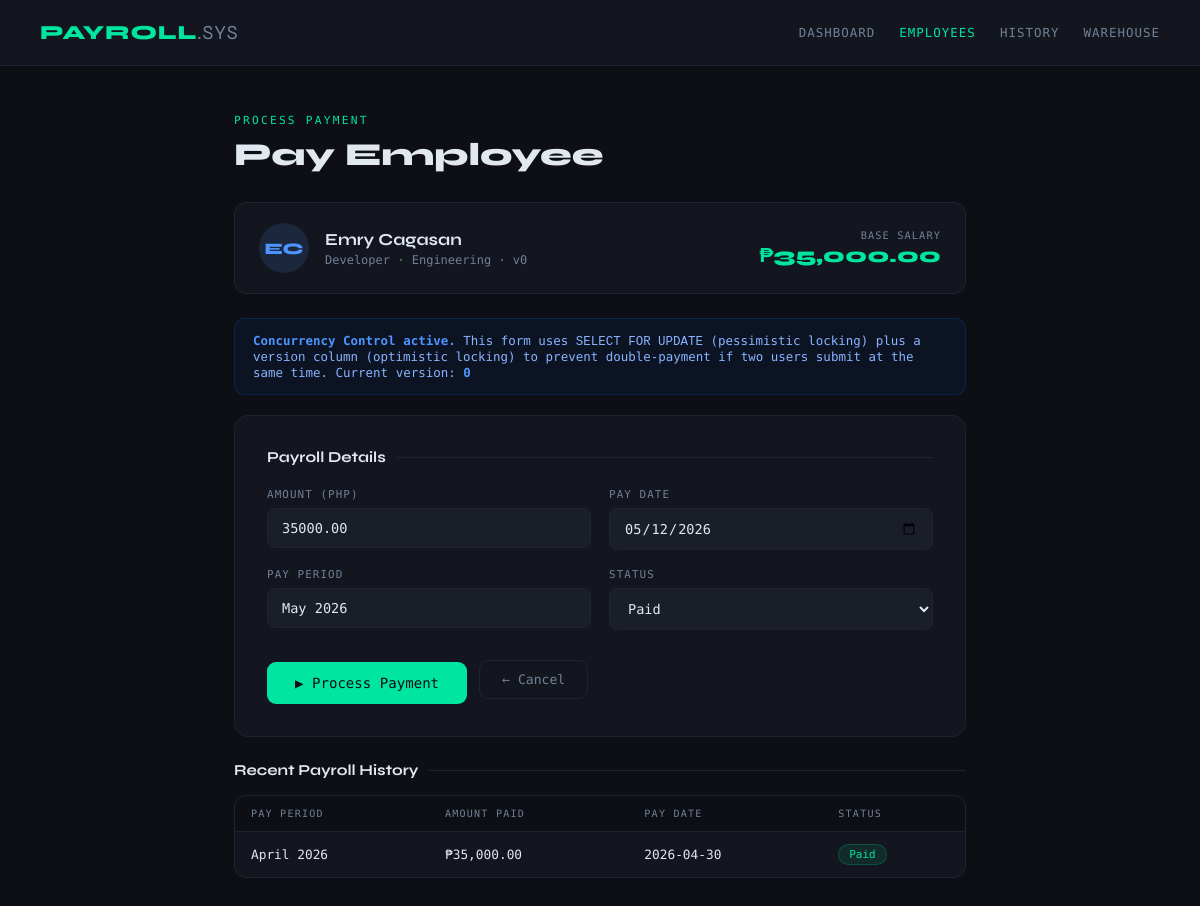
Before: /employees/pay.php?id=1 with the older database file.
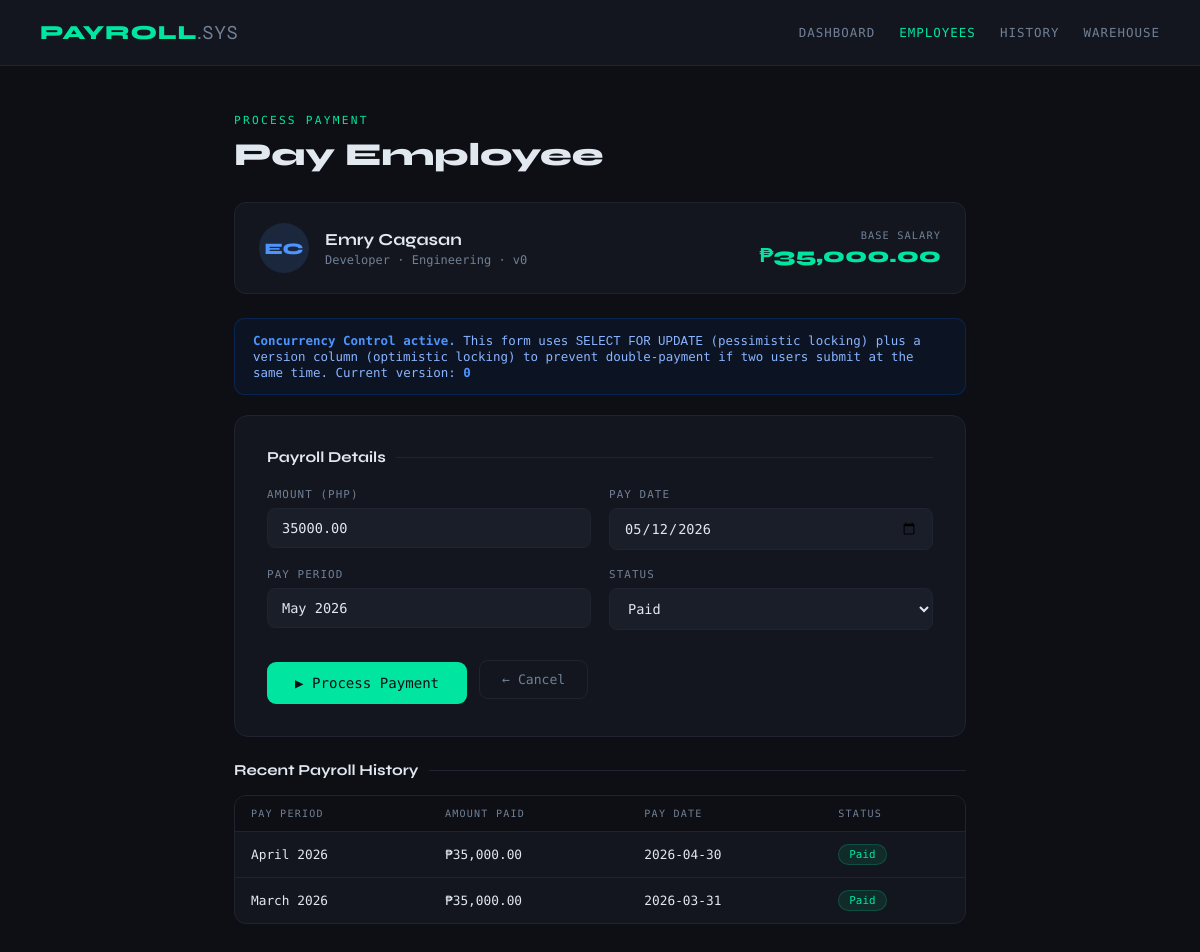
After: the same page with the newer database file.
### tables this page shows
CREATE TABLE IF NOT EXISTS payroll (
    payroll_id  INT            NOT NULL AUTO_INCREMENT,
    employee_id INT            NOT NULL,
    amount_paid DECIMAL(10,2)  NOT NULL,
    pay_date    DATE           NOT NULL,
    pay_period  VARCHAR(50)    NOT NULL,
    status      VARCHAR(20)    NOT NULL DEFAULT 'Pending',
    PRIMARY KEY (payroll_id),
    FOREIGN KEY (employee_id) REFERENCES employees(employee_id)
        ON UPDATE CASCADE ON DELETE RESTRICT
);

### employees/pay.php (the view, shortened to what this page needs)
<?php
include '../config/database.php';
$id = isset($_GET['id']) ? (int)$_GET['id'] : 0;
$stmt = $pdo->prepare("
    SELECT e.*, d.department_name
    FROM employees e
    JOIN departments d ON e.department_id = d.department_id
    WHERE e.employee_id = ?
");
$stmt->execute([$id]);
$row = $stmt->fetch();
$history = $pdo->prepare("SELECT * FROM payroll WHERE employee_id = ? ORDER BY pay_date DESC LIMIT 5");
$history->execute([$id]);
$histRows = $history->fetchAll();
$initials    = strtoupper(substr($row['first_name'],0,1) . substr($row['last_name'],0,1));
$colors      = ['#00e5a0','#4d94ff','#ff4d6d','#ffc247','#a78bfa','#fb923c'];
$color       = $colors[$id % count($colors)];
$currMonth   = date('F Y');
$currDate    = date('Y-m-d');
?>
<!DOCTYPE html>
<html lang="en">
<head>
</head>
<body>
<div class="topbar">
    <a href="../dashboard.php" class="topbar-brand">PAYROLL<span>.SYS</span></a>
    <nav class="topbar-nav">
        <a href="../dashboard.php">Dashboard</a>
        <a href="index.php" class="active">Employees</a>
        <a href="../payroll_history.php">History</a>
        <a href="../warehouse/index.php">Warehouse</a>
    </nav>
</div>
<div class="main">
    <div class="page-label">Process Payment</div>
    <div class="page-title">Pay Employee</div>
    <div class="emp-badge">
        <div class="avatar" style="background:<?= $color ?>22;color:<?= $color ?>"><?= $initials ?></div>
        <div>
            <div class="emp-name-text"><?= htmlspecialchars($row['first_name'].' '.$row['last_name']) ?></div>
            <div class="emp-meta"><?= htmlspecialchars($row['position']) ?> &middot; <?= htmlspecialchars($row['department_name']) ?> &middot; v<?= $row['version'] ?? 1 ?></div>
        </div>
        <div class="salary-tag">
            <div class="slabel">Base Salary</div>
            <div class="svalue">&#8369;<?= number_format($row['salary'], 2) ?></div>
        </div>
    </div>
    <div class="info-box">
        <strong>Concurrency Control active.</strong>
        This form uses <code>SELECT FOR UPDATE</code> (pessimistic locking) plus a <code>version</code>
        column (optimistic locking) to prevent double-payment if two users submit at the same time.
        Current version: <strong><?= $row['version'] ?? 1 ?></strong>
    </div>
    <div class="form-card">
        <div class="card-title">Payroll Details</div>
        <form method="POST" action="">
            <div class="form-grid">
                <div class="form-group">
                    <label>Amount (PHP)</label>
                    <input type="number" name="amount" step="0.01" min="1"
                           value="<?= htmlspecialchars($row['salary']) ?>" required>
                </div>
                <div class="form-group">
                    <label>Pay Date</label>
                    <input type="date" name="pay_date" value="<?= $currDate ?>" required>
                </div>
                <div class="form-group">
                    <label>Pay Period</label>
                    <input type="text" name="pay_period" value="<?= $currMonth ?>"
                           placeholder="e.g. May 2026" required>
                </div>
                <div class="form-group">
                    <label>Status</label>
                    <select name="status">
                        <option value="Paid">Paid</option>
                    </select>
                </div>
            </div>
            <div style="display:flex;gap:12px;margin-top:24px;align-items:center">
                <button type="submit" name="process_pay" class="btn-pay">&#9654; Process Payment</button>
                <a href="index.php" class="btn-back">&#8592; Cancel</a>
            </div>
        </form>
    </div>
    <div class="section-title">Recent Payroll History</div>
    <?php if (empty($histRows)): ?>
    <p style="color:var(--text-dim);font-size:.82rem">No payroll records yet.</p>
    <?php else: ?>
    <div class="table-wrap">
        <table>
            <thead><tr>
                <th>Pay Period</th><th>Amount Paid</th><th>Pay Date</th><th>Status</th>
            </tr></thead>
            <tbody>
            <?php foreach ($histRows as $h): ?>
            <tr>
                <td><?= htmlspecialchars($h['pay_period']) ?></td>
                <td>&#8369;<?= number_format($h['amount_paid'], 2) ?></td>
                <td><?= $h['pay_date'] ?></td>
                <td><span class="badge badge-<?= strtolower($h['status']) ?>"><?= $h['status'] ?></span></td>
            </tr>
            <?php endforeach; ?>
            </tbody>
        </table>
    </div>
    <?php endif; ?>
</div>
</body>
</html>

Changed rows visible on the page:
added payroll: pay_period "March 2026", amount_paid "35,000.00", pay_date "2026-03-31", status "Paid"
